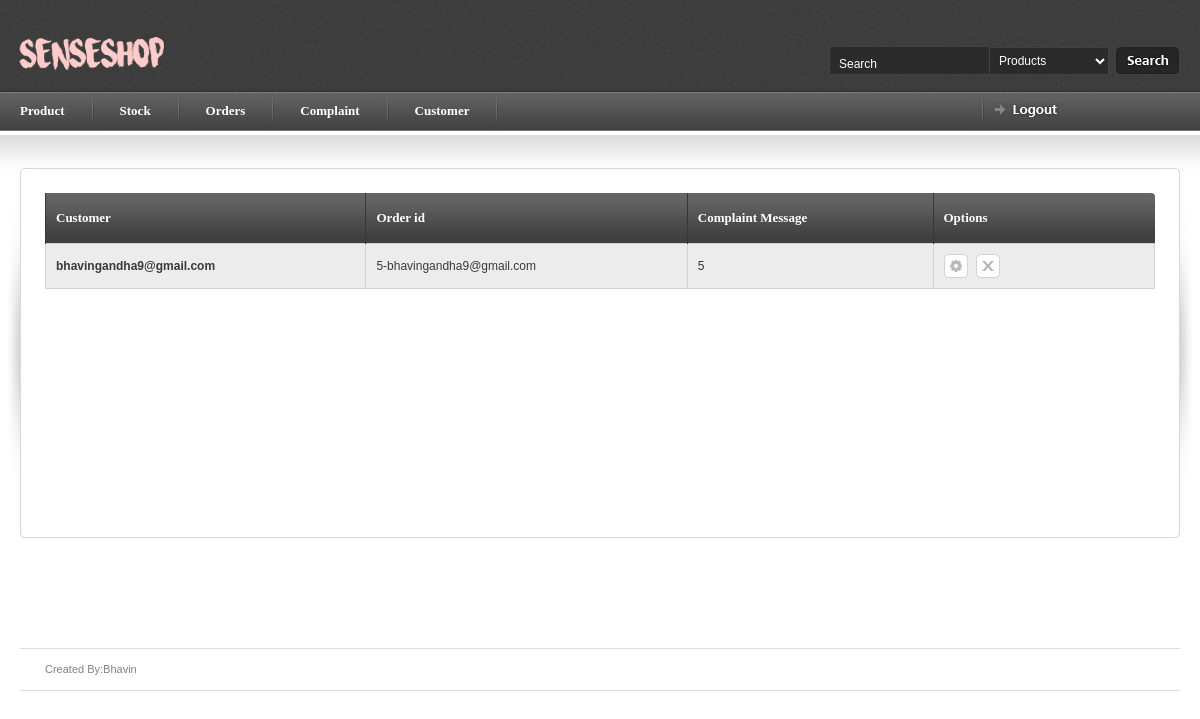
The app's page /myadmin/complaint (signed in) with its own data.
### myadmin/models.py (models this page shows, shortened)
class complaint(models.Model):
    c_id = models.ForeignKey(a,default=0)
    o_id = models.ForeignKey(order_details)
    cm_msg = models.CharField(max_length=1000,null=True,blank=True)
    replay = models.CharField(max_length=1000,null=True,blank=True)
    flag = models.DecimalField(max_digits=2,decimal_places=0,null=True,blank=True,default=0)

class order_details(models.Model):
    pay_id = models.ForeignKey(payment,related_name='payment')
    c_id = models.ForeignKey(a,default=0)
    products = models.CharField(max_length=250,null=True,blank=True)
    quantity = models.CharField(max_length=250,null=True,blank=True)
    flag =models.DecimalField(max_digits=2,decimal_places=0)
    def __str__(self):
      return  str(self.pay_id) +'-' +str(self.c_id)

class payment(models.Model):
    c_id = models.ForeignKey(a,default=0)
    amount = models.DecimalField(max_digits=100, decimal_places=0)
    transaction_id = models.DecimalField(max_digits=150,decimal_places=0,unique=True)
    flag =models.DecimalField(max_digits=2,decimal_places=0,null=True,blank=True)
    def __str__(self):
        return str(self.amount)

### login/models.py (models this page shows, shortened)
class customer(models.Model):
    cname = models.CharField(max_length=100,null=True,blank=True)
    email = models.CharField(max_length=250,null=True,blank=True)
    password = models.CharField(max_length=250,null=True,blank=True)
    mobile_no = models.DecimalField(max_digits=10,decimal_places=0,null=True,blank=True)
    address = models.CharField(max_length=500,null=True,blank=True)
    au_id = models.DecimalField(max_digits=200,decimal_places=0,default=0,null=True,blank=True)
    cflag = models.DecimalField(max_digits=2,decimal_places=0,default=0,null=True,blank=True)
    def __str__(self):
      return self.email

### myadmin/views.py (the view)
# urls.py: url(r'^myadmin/complaint$',b.ComplaintIndexView.as_view(),name='complaint'),
class ComplaintIndexView(generic.ListView):
    template_name = 'complaint.html'
    context_object_name = 'complaint'
    model = complaint
    paginate_by = 2
    def get_queryset(self):
        return complaint.objects.all()
    def dispatch(self,request ,*args, **kwargs):
        if request.session.has_key('myadmin'):
            a = 'hello'
        else:
            return redirect('index')
        return super(ComplaintIndexView, self).dispatch(request,*args, **kwargs)

### myadmin/templates/complaint.html (shortened to what this page needs)
{% load staticfiles %}
{% include 'article_start.html' %}
    <table border="0" width="100%" cellpadding="0" cellspacing="0" id="content-table">
        <tr>
            <th rowspan="3" class="sized"><img src="{% static 'images/shared/side_shadowleft.jpg'%}" width="20" height="300" alt="" /></th>
            <th class="topleft"></th>
            <td id="tbl-border-top">&nbsp;</td>
            <th class="topright"></th>
            <th rowspan="3" class="sized"><img src="{% static 'images/shared/side_shadowright.jpg'%}" width="20" height="300" alt="" /></th>
        </tr>
    <tr>
        <td id="tbl-border-left"></td>
        <td>
            <div id="content-table-inner">
                <div id="table-content">
                    <form id="mainform" action="">
                        <table border="0" width="100%" cellpadding="0" cellspacing="0" id="product-table">
                         <tr>
                            <th class="table-header-repeat line-left"><a>Customer</a></th>
                            <th class="table-header-repeat line-left"><a>Order id</a></th>
                            <th class="table-header-repeat line-left"><a>Complaint Message</a></th>
                            <th class="table-header-options line-left"><a>Options</a></th>
                        </tr>
                        {% for com in complaint %}
                            <tr class="alternate-row">
                                    <td><b><a href="{% url 'customer_detail' com.c_id_id %}">{{ com.c_id }}</a></b></td>
                                    <td><a href="{% url 'order_details' com.o_id_id">{{ com.o_id }}</a></td>
                                    <td>{{ com.cm_msg }}</td>
                                    <td> <a href="{% url "complaint_update" com.id %}" title="Replay" class="icon-1 info-tooltip"> </a>
                                         <a href="{% url "complaint_delete" com.id %}" title="Delete" class="icon-2 info-tooltip"></a>
                                    </td>
                                </tr>
                            {% endfor %}
                        </table>
                    </form>
        </div>
</div>
         </td>
     <td id="tbl-border-right"></td>
 </tr>
 <tr>
     <th class="sized bottomleft"></th>
     <td id="tbl-border-bottom">&nbsp;</td>
     <th class="sized bottomright"></th>
 </tr>
 </table>
</div>
{% include 'article_close.html' %}

### myadmin/static/css/screen.css (style rules this page uses)
* { margin: 0; padding: 0; }
html, body { height: 100%; }
body { background: #fff; color: #393939; font-family: Arial; font-size: 0px; line-height: 0; }
#content-table { font-size: 0px; line-height: 0px; }
#content-table th.sized { height: 15px; width: 15px; padding: 0; margin: 0; font-size: 0px; line-height: 0px; }
#content-table-inner { font-size: 12px; line-height: 12px; padding: 10px 0 20px 0; }
#tbl-border-top { background: url(../images/shared/border_bit.jpg) top repeat-x; line-height: 0;font-size: 0px; height: 15px; }
#tbl-border-bottom { background: url(../images/shared/border_bit.jpg) bottom repeat-x; line-height: 0;font-size: 0px; height: 15px; }
#tbl-border-left { background: url(../images/shared/border_bit.jpg) left repeat-y; }
#tbl-border-right { background: url(../images/shared/border_bit.jpg) right repeat-y; }
#table-content { line-height: 16px; margin: 0 10px 10px 10px; min-height: 300px; }
.topleft { background: url(../images/shared/corner_top_left.jpg) no-repeat; width:15px; height:15px; }
.topright { background: url(../images/shared/corner_top_right.jpg) no-repeat; width:15px; height:15px; }
.bottomleft { background: url(../images/shared/corner_bottom_left.jpg) no-repeat; width:15px; height:15px; }
.bottomright { background: url(../images/shared/corner_bottom_right.jpg) no-repeat; width:15px; height:15px; }
a.icon-1 { background: url(../images/table/table_icon_1.gif) no-repeat; display: block; float: left; height: 24px; margin: 0 8px 0 0; width: 24px; }
a.icon-2 { background: url(../images/table/table_icon_2.gif) no-repeat; display: block; float: left; height: 24px; margin: 0 8px 0 0; width: 24px; }
#product-table { margin-bottom: 20px; }
#product-table td a { color: #393939; }
#product-table th { height: 50px; text-align: left; }
#product-table td { border: 1px solid #d2d2d2; padding: 10px 0 10px 10px; }
#product-table tr.alternate-row { background: #ececec; }
.table-header-options { background: url(../images/table/table_header_options.jpg) no-repeat; border: none; min-width: 221px; padding: 0px 0 0 0; width: 221px; }
.table-header-repeat { background: url(../images/table/table_header_repeat.jpg) repeat-x; border: none; font-size: 0px; line-height: 0; padding: 0px 0 0 0; }
.table-header-options a, .table-header-repeat a { color: #fff; font-family: Tahoma; font-size: 13px; font-weight: bold; line-height: 14px; margin: 0 0 0 10px; padding: 0 10px 0 0; }
th.line-left { border-left: 1px solid #373737; }
table { border-collapse: collapse; }
a { outline: none; text-decoration: none; }
img { border: 0; }
form { margin: 0; padding: 0; }

### records on screen
complaint: c_id "bhavingandha9@gmail.com", o_id "5-bhavingandha9@gmail.com", cm_msg "5"
